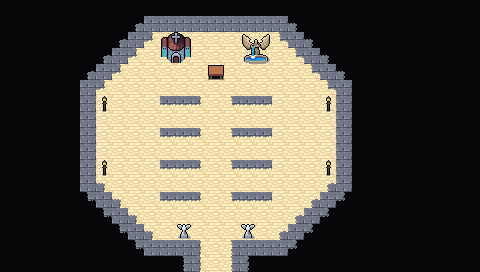

A 2D game scene composited from a Tiled map and its tileset images. What follows is a short description and the map's XML, with each tile layer's data collapsed to a summary:
An orthogonal 30x17 tile map with 16x16 px tiles, 5 tile layers (Collision, Background, Ground, Ornamental Walls, ...), 2 tilesets and 22 objects.

<map version="1.10" tiledversion="1.10.1" orientation="orthogonal" renderorder="right-down" width="30" height="17" tilewidth="16" tileheight="16" infinite="0" nextlayerid="8" nextobjectid="86">
 <editorsettings>
  <export target="wastetown..tmx" format="tmx" />
 </editorsettings>
 <properties>
  <property name="dungeonEffect" value="{&quot;startBattleWithCard&quot;: [ &quot;Staff of the Sun Magus&quot; ]}" />
 </properties>
 <tileset firstgid="1" source="../tileset/main.tsx" />
 <tileset firstgid="10113" source="../tileset/buildings.tsx" />
 <layer id="6" name="Collision" width="30" height="17">
  <data>[510 cells, 48 non-empty, 6 distinct tile ids]</data>
 </layer>
 <layer id="1" name="Background" width="30" height="17">
  <data>[510 cells, 510 non-empty, 1 distinct tile ids]</data>
 </layer>
 <layer id="2" name="Ground" width="30" height="17">
  <data>[510 cells, 353 non-empty, 14 distinct tile ids]</data>
 </layer>
 <layer id="7" name="Ornamental Walls" width="30" height="17">
  <data>[510 cells, 79 non-empty, 7 distinct tile ids]</data>
 </layer>
 <layer id="3" name="Clutter" width="30" height="17">
  <properties>
   <property name="spriteLayer" type="bool" value="true" />
  </properties>
  <data>[510 cells, 39 non-empty, 14 distinct tile ids]</data>
 </layer>
 <objectgroup id="4" name="Objects">
  <object id="38" template="../obj/entry_up.tx" x="208.333" y="270.665">
   <properties>
    <property name="teleport" value="" />
   </properties>
  </object>
  <object id="50" template="../obj/enemy.tx" x="208.402" y="64.8086">
   <properties>
    <property name="enemy" value="Master White Wizard" />
    <property name="threatRange" type="int" value="30" />
   </properties>
  </object>
  <object id="66" template="../obj/treasure.tx" x="195.5" y="50.5">
   <properties>
    <property name="reward">[{"type": "randomCard","colors": ["White"], "count": 5 }, {"type": "item","count": 1,"probability":0.2,"itemName": "Jungle Shield"},
{
"type": "card",
"probability": 1,
"count": 1,
"cardName": "Staff of the Sun Magus"}]</property>
   </properties>
  </object>
  <object id="67" template="../obj/booster.tx" x="208.5" y="78">
   <properties>
    <property name="reward">[
  {
    "editions": [ "NEO" ],
    "type": "card",
    "count": 10,
    "rarity": [ "Common" ]
  },
  {
    "editions": [ "NEO" ],
    "type": "card",
    "count": 3,
    "rarity": [ "Uncommon" ]
  },
  {
    "editions": [ "NEO" ],
    "type": "card",
    "count": 1,
    "rarity": [ "Rare", "Mythic Rare" ]
  }
]
</property>
   </properties>
  </object>
  <object id="68" template="../obj/enemy.tx" x="172" y="125.5">
   <properties>
    <property name="enemy" value="Apprentice White Wizard" />
    <property name="threatRange" type="int" value="40" />
   </properties>
  </object>
  <object id="69" template="../obj/enemy.tx" x="174" y="156.5">
   <properties>
    <property name="enemy" value="Monk" />
    <property name="threatRange" type="int" value="40" />
   </properties>
  </object>
  <object id="70" template="../obj/enemy.tx" x="170" y="190">
   <properties>
    <property name="enemy" value="Monk" />
    <property name="threatRange" type="int" value="40" />
   </properties>
  </object>
  <object id="71" template="../obj/enemy.tx" x="243" y="190">
   <properties>
    <property name="enemy" value="Apprentice White Wizard" />
    <property name="threatRange" type="int" value="40" />
   </properties>
  </object>
  <object id="72" template="../obj/enemy.tx" x="243.5" y="155">
   <properties>
    <property name="enemy" value="Monk" />
    <property name="threatRange" type="int" value="40" />
   </properties>
  </object>
  <object id="73" template="../obj/enemy.tx" x="243" y="124.5">
   <properties>
    <property name="enemy" value="Monk" />
    <property name="threatRange" type="int" value="40" />
   </properties>
  </object>
  <object id="74" template="../obj/enemy.tx" x="120" y="102">
   <properties>
    <property name="enemy" value="Armored Knight" />
    <property name="threatRange" type="int" value="50" />
    <property name="waypoints" value="78,83,79,81,80,82,77,76" />
   </properties>
  </object>
  <object id="75" template="../obj/enemy.tx" x="300.5" y="106">
   <properties>
    <property name="enemy" value="Armored Knight" />
    <property name="threatRange" type="int" value="50" />
    <property name="waypoints" value="81,80,82,77,76,78,83,79" />
   </properties>
  </object>
  <object id="76" template="../obj/waypoint.tx" x="124" y="136" />
  <object id="77" template="../obj/waypoint.tx" x="121.5" y="187" />
  <object id="78" template="../obj/waypoint.tx" x="134.5" y="85.5" />
  <object id="79" template="../obj/waypoint.tx" x="281.5" y="91" />
  <object id="80" template="../obj/waypoint.tx" x="293" y="188" />
  <object id="81" template="../obj/waypoint.tx" x="301" y="135.5" />
  <object id="82" template="../obj/waypoint.tx" x="208" y="190" />
  <object id="83" template="../obj/waypoint.tx" x="209" y="95.5" />
  <object id="84" template="../obj/enemy.tx" x="207.5" y="144.5">
   <properties>
    <property name="enemy" value="Armored Knight" />
    <property name="threatRange" type="int" value="50" />
    <property name="waypoints" value="83,82" />
   </properties>
  </object>
  <object id="85" template="../obj/manashards.tx" x="98.5" y="144" />
 </objectgroup>
</map>
